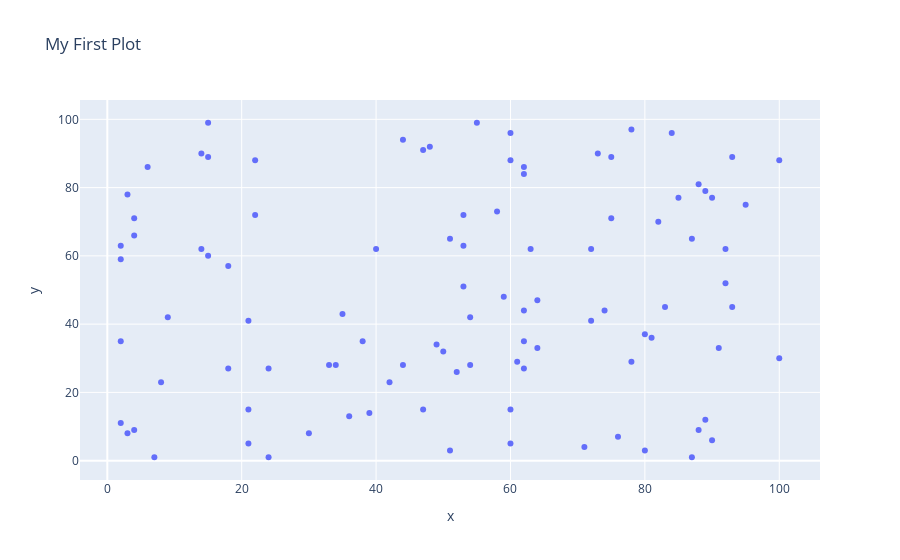

Notebook source saved alongside this figure:
### Markdown cell above
Отобразить диаграмму рассеивания

### Code cell
data = [
    go.Scatter(x=random_x, y=random_y, mode="markers")
]

layout = go.Layout(
    title="My First Plot",
    xaxis=dict(title="x"),
    yaxis=dict(title="y"),
    hovermode="closest"
)
fig = go.Figure(data=data, layout=layout)
pyo.iplot(fig)

### Figure 1 — Plotly figure (JSON) as saved in the notebook; plotly's stock layout.template omitted (floating-point values rounded to 4 significant figures)
{"data": [{"mode": "markers", "type": "scatter", "x": [52, 93, 15, 72, 61, 21, 83, 87, 75, 75, 88, 100, 24, 3, 22, 53, 2, 88, 30, 38, 2, 64, 60, 21, 33, 76, 58, 22, 89, 49, 91, 59, 42, 92, 60, 80, 15, 62, 62, 47, 62, 51, 55, 64, 3, 51, 7, 21, 73, 39, 18, 4, 89, 60, 14, 9, 90, 53, 2, 84, 92, 60, 71, 44, 8, 47, 35, 78, 81, 36, 50, 4, 2, 6, 54, 4, 54, 93, 63, 18, 90, 44, 34, 74, 62, 100, 14, 95, 48, 15, 72, 78, 87, 62, 40, 85, 80, 82, 53, 24], "y": [26, 89, 60, 41, 29, 15, 45, 65, 89, 71, 9, 88, 1, 8, 88, 63, 11, 81, 8, 35, 35, 33, 5, 41, 28, 7, 73, 72, 12, 34, 33, 48, 23, 62, 88, 37, 99, 44, 86, 91, 35, 65, 99, 47, 78, 3, 1, 5, 90, 14, 27, 9, 79, 15, 90, 42, 77, 51, 63, 96, 52, 96, 4, 94, 23, 15, 43, 29, 36, 13, 32, 71, 59, 86, 28, 66, 42, 45, 62, 57, 6, 28, 28, 44, 84, 30, 62, 75, 92, 89, 62, 97, 1, 27, 62, 77, 3, 70, 72, 27]}], "layout": {"hovermode": "closest", "title": {"text": "My First Plot"}, "xaxis": {"title": {"text": "x"}}, "yaxis": {"title": {"text": "y"}}}}
